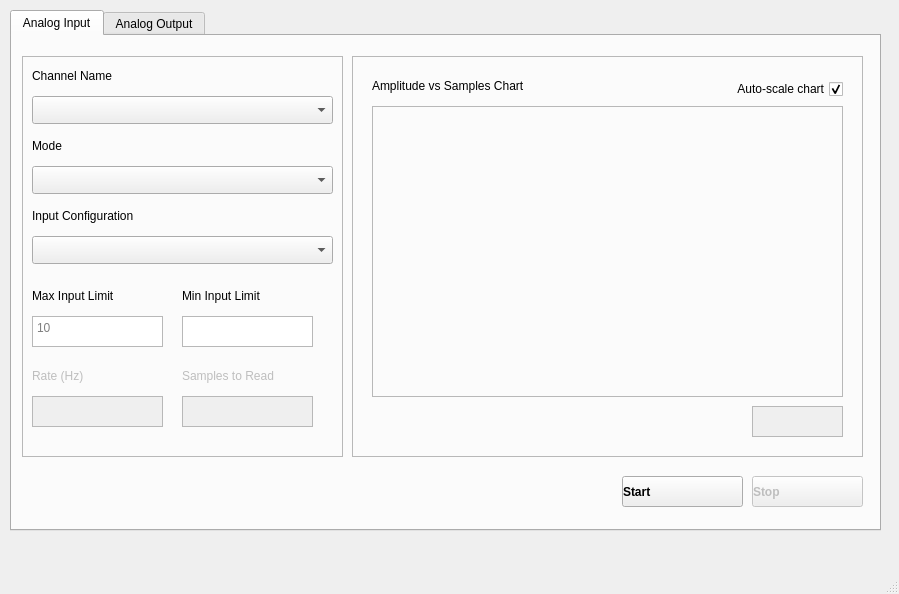
<?xml version="1.0" encoding="UTF-8"?>
<ui version="4.0">
 <class>MainWindow</class>
 <widget class="QMainWindow" name="MainWindow">
  <property name="geometry">
   <rect>
    <x>0</x>
    <y>0</y>
    <width>899</width>
    <height>594</height>
   </rect>
  </property>
  <property name="windowTitle">
   <string>MainWindow</string>
  </property>
  <widget class="QWidget" name="centralwidget">
   <widget class="QTabWidget" name="tabWidget">
    <property name="geometry">
     <rect>
      <x>10</x>
      <y>10</y>
      <width>871</width>
      <height>521</height>
     </rect>
    </property>
    <property name="currentIndex">
     <number>0</number>
    </property>
    <widget class="QWidget" name="tab_analogInput">
     <attribute name="title">
      <string>Analog Input</string>
     </attribute>
     <widget class="QPushButton" name="pushButton_start">
      <property name="geometry">
       <rect>
        <x>610</x>
        <y>440</y>
        <width>121</width>
        <height>31</height>
       </rect>
      </property>
      <property name="font">
       <font>
        <bold>true</bold>
       </font>
      </property>
      <property name="layoutDirection">
       <enum>Qt::LeftToRight</enum>
      </property>
      <property name="styleSheet">
       <string notr="true">text-align:left;</string>
      </property>
      <property name="text">
       <string>Start</string>
      </property>
      <property name="icon">
       <iconset>
        <normaloff>images/start.png</normaloff>images/start.png</iconset>
      </property>
     </widget>
     <widget class="QPushButton" name="pushButton_stop">
      <property name="enabled">
       <bool>false</bool>
      </property>
      <property name="geometry">
       <rect>
        <x>740</x>
        <y>440</y>
        <width>111</width>
        <height>31</height>
       </rect>
      </property>
      <property name="font">
       <font>
        <bold>true</bold>
       </font>
      </property>
      <property name="styleSheet">
       <string notr="true">text-align:left;</string>
      </property>
      <property name="text">
       <string>Stop</string>
      </property>
      <property name="icon">
       <iconset>
        <normaloff>images/stop.png</normaloff>images/stop.png</iconset>
      </property>
      <property name="checkable">
       <bool>false</bool>
      </property>
      <property name="checked">
       <bool>false</bool>
      </property>
     </widget>
     <widget class="QFrame" name="frame_parameters">
      <property name="enabled">
       <bool>true</bool>
      </property>
      <property name="geometry">
       <rect>
        <x>10</x>
        <y>20</y>
        <width>321</width>
        <height>401</height>
       </rect>
      </property>
      <property name="frameShape">
       <enum>QFrame::StyledPanel</enum>
      </property>
      <property name="frameShadow">
       <enum>QFrame::Raised</enum>
      </property>
      <widget class="QLabel" name="label">
       <property name="geometry">
        <rect>
         <x>10</x>
         <y>10</y>
         <width>101</width>
         <height>20</height>
        </rect>
       </property>
       <property name="text">
        <string>Channel Name</string>
       </property>
      </widget>
      <widget class="QLabel" name="label_2">
       <property name="geometry">
        <rect>
         <x>10</x>
         <y>80</y>
         <width>101</width>
         <height>20</height>
        </rect>
       </property>
       <property name="text">
        <string>Mode</string>
       </property>
      </widget>
      <widget class="QLabel" name="label_3">
       <property name="geometry">
        <rect>
         <x>10</x>
         <y>150</y>
         <width>141</width>
         <height>20</height>
        </rect>
       </property>
       <property name="text">
        <string>Input Configuration</string>
       </property>
      </widget>
      <widget class="QLabel" name="label_4">
       <property name="geometry">
        <rect>
         <x>10</x>
         <y>230</y>
         <width>121</width>
         <height>20</height>
        </rect>
       </property>
       <property name="text">
        <string>Max Input Limit</string>
       </property>
      </widget>
      <widget class="QLabel" name="label_5">
       <property name="geometry">
        <rect>
         <x>160</x>
         <y>230</y>
         <width>121</width>
         <height>20</height>
        </rect>
       </property>
       <property name="text">
        <string>Min Input Limit</string>
       </property>
      </widget>
      <widget class="QLabel" name="label_rate">
       <property name="enabled">
        <bool>false</bool>
       </property>
       <property name="geometry">
        <rect>
         <x>10</x>
         <y>310</y>
         <width>71</width>
         <height>20</height>
        </rect>
       </property>
       <property name="text">
        <string>Rate (Hz)</string>
       </property>
      </widget>
      <widget class="QLabel" name="label_samplesRead">
       <property name="enabled">
        <bool>false</bool>
       </property>
       <property name="geometry">
        <rect>
         <x>160</x>
         <y>310</y>
         <width>121</width>
         <height>20</height>
        </rect>
       </property>
       <property name="text">
        <string>Samples to Read</string>
       </property>
      </widget>
      <widget class="QComboBox" name="comboBox_channelName">
       <property name="geometry">
        <rect>
         <x>10</x>
         <y>40</y>
         <width>301</width>
         <height>28</height>
        </rect>
       </property>
      </widget>
      <widget class="QComboBox" name="comboBox_mode">
       <property name="geometry">
        <rect>
         <x>10</x>
         <y>110</y>
         <width>301</width>
         <height>28</height>
        </rect>
       </property>
      </widget>
      <widget class="QComboBox" name="comboBox_inputConfig">
       <property name="geometry">
        <rect>
         <x>10</x>
         <y>180</y>
         <width>301</width>
         <height>28</height>
        </rect>
       </property>
      </widget>
      <widget class="QTextEdit" name="textEdit_maxInput">
       <property name="geometry">
        <rect>
         <x>10</x>
         <y>260</y>
         <width>131</width>
         <height>31</height>
        </rect>
       </property>
       <property name="styleSheet">
        <string notr="true">text-align:right;</string>
       </property>
       <property name="markdown">
        <string>10

</string>
       </property>
       <property name="placeholderText">
        <string>10</string>
       </property>
      </widget>
      <widget class="QTextEdit" name="textEdit_minInput">
       <property name="geometry">
        <rect>
         <x>160</x>
         <y>260</y>
         <width>131</width>
         <height>31</height>
        </rect>
       </property>
       <property name="styleSheet">
        <string notr="true">text-align:right;</string>
       </property>
       <property name="markdown">
        <string>-10

</string>
       </property>
       <property name="placeholderText">
        <string/>
       </property>
      </widget>
      <widget class="QTextEdit" name="textEdit_rate">
       <property name="enabled">
        <bool>false</bool>
       </property>
       <property name="geometry">
        <rect>
         <x>10</x>
         <y>340</y>
         <width>131</width>
         <height>31</height>
        </rect>
       </property>
       <property name="layoutDirection">
        <enum>Qt::LeftToRight</enum>
       </property>
       <property name="styleSheet">
        <string notr="true">text-align:right;</string>
       </property>
       <property name="markdown">
        <string>1000

</string>
       </property>
       <property name="placeholderText">
        <string/>
       </property>
      </widget>
      <widget class="QTextEdit" name="textEdit_samplesRead">
       <property name="enabled">
        <bool>false</bool>
       </property>
       <property name="geometry">
        <rect>
         <x>160</x>
         <y>340</y>
         <width>131</width>
         <height>31</height>
        </rect>
       </property>
       <property name="styleSheet">
        <string notr="true">text-align:right;</string>
       </property>
       <property name="markdown">
        <string>1000

</string>
       </property>
       <property name="placeholderText">
        <string/>
       </property>
      </widget>
     </widget>
     <widget class="QFrame" name="frame_plot">
      <property name="geometry">
       <rect>
        <x>340</x>
        <y>20</y>
        <width>511</width>
        <height>401</height>
       </rect>
      </property>
      <property name="frameShape">
       <enum>QFrame::StyledPanel</enum>
      </property>
      <property name="frameShadow">
       <enum>QFrame::Raised</enum>
      </property>
      <widget class="QFrame" name="frame_3">
       <property name="geometry">
        <rect>
         <x>20</x>
         <y>50</y>
         <width>471</width>
         <height>291</height>
        </rect>
       </property>
       <property name="frameShape">
        <enum>QFrame::StyledPanel</enum>
       </property>
       <property name="frameShadow">
        <enum>QFrame::Raised</enum>
       </property>
       <widget class="PlotWidget" name="graphWidget" native="true">
        <property name="geometry">
         <rect>
          <x>0</x>
          <y>0</y>
          <width>471</width>
          <height>291</height>
         </rect>
        </property>
       </widget>
      </widget>
      <widget class="QLabel" name="label_6">
       <property name="geometry">
        <rect>
         <x>20</x>
         <y>20</y>
         <width>201</width>
         <height>20</height>
        </rect>
       </property>
       <property name="text">
        <string>Amplitude vs Samples Chart</string>
       </property>
      </widget>
      <widget class="QCheckBox" name="checkBox_scale">
       <property name="geometry">
        <rect>
         <x>350</x>
         <y>20</y>
         <width>141</width>
         <height>26</height>
        </rect>
       </property>
       <property name="layoutDirection">
        <enum>Qt::RightToLeft</enum>
       </property>
       <property name="text">
        <string>Auto-scale chart</string>
       </property>
       <property name="checked">
        <bool>true</bool>
       </property>
      </widget>
      <widget class="QTextEdit" name="textEdit_analogValue">
       <property name="enabled">
        <bool>false</bool>
       </property>
       <property name="geometry">
        <rect>
         <x>400</x>
         <y>350</y>
         <width>91</width>
         <height>31</height>
        </rect>
       </property>
       <property name="markdown">
        <string>0.00

</string>
       </property>
       <property name="placeholderText">
        <string/>
       </property>
      </widget>
     </widget>
    </widget>
    <widget class="QWidget" name="tab_analogOutput">
     <attribute name="title">
      <string>Analog Output</string>
     </attribute>
    </widget>
   </widget>
  </widget>
  <widget class="QMenuBar" name="menubar">
   <property name="geometry">
    <rect>
     <x>0</x>
     <y>0</y>
     <width>899</width>
     <height>25</height>
    </rect>
   </property>
  </widget>
  <widget class="QStatusBar" name="statusbar"/>
 </widget>
 <customwidgets>
  <customwidget>
   <class>PlotWidget</class>
   <extends>QWidget</extends>
   <header>pyqtgraph</header>
   <container>1</container>
  </customwidget>
 </customwidgets>
 <resources/>
 <connections/>
</ui>
